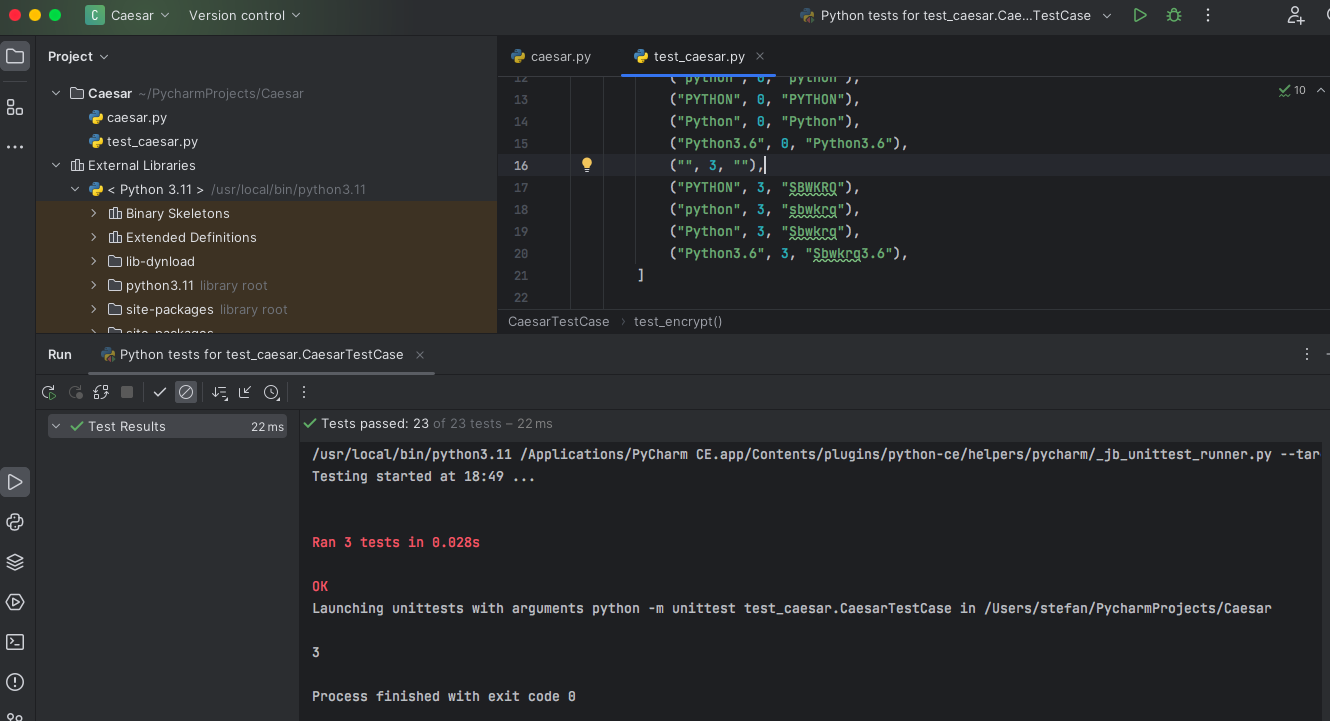
#> input picture homework_2/Caesar_test.png, 1330 x 721 px, given in place of cat.mp4, which was not available
$ jupyter execute 'Обработка_видео.ipynb'   (text cells are left out)
#> lines starting #> are read from the running program, lines starting #| are printed output that depends on the picture; pictures that were not available may be replaced by others from this repository, and a replacement may not be noted
[cell 1]
import cv2
from IPython.display import display, clear_output
import numpy as np

[cell 2]
video_path = 'cat.mp4'
cap = cv2.VideoCapture(video_path)

# Проверяем, удалось ли открыть файл
if not cap.isOpened():
    print("Ошибка: Не удалось открыть видеофайл.")
else:
    try:
        # Создаем объект VideoWriter для сохранения видео
        frame_width = int(cap.get(cv2.CAP_PROP_FRAME_WIDTH))
        frame_height = int(cap.get(cv2.CAP_PROP_FRAME_HEIGHT))
        fps = int(cap.get(cv2.CAP_PROP_FPS))
        out = cv2.VideoWriter('contour.mp4', cv2.VideoWriter_fourcc(*'mp4v'), fps, (frame_width, frame_height))

        # Обработка и отображение каждого кадра
        while cap.isOpened():
            ret, frame = cap.read()
#> frame is the input picture: shape (721, 1330, 3); mean B, G, R 43.7, 42.1, 41
            if not ret:
                break

            # Преобразуем кадр в оттенки серого
            gray = cv2.cvtColor(frame, cv2.COLOR_BGR2GRAY)

            # Применяем операцию оконтуривания (контурный алгоритм Canny)
            edges = cv2.Canny(gray, 50, 150)
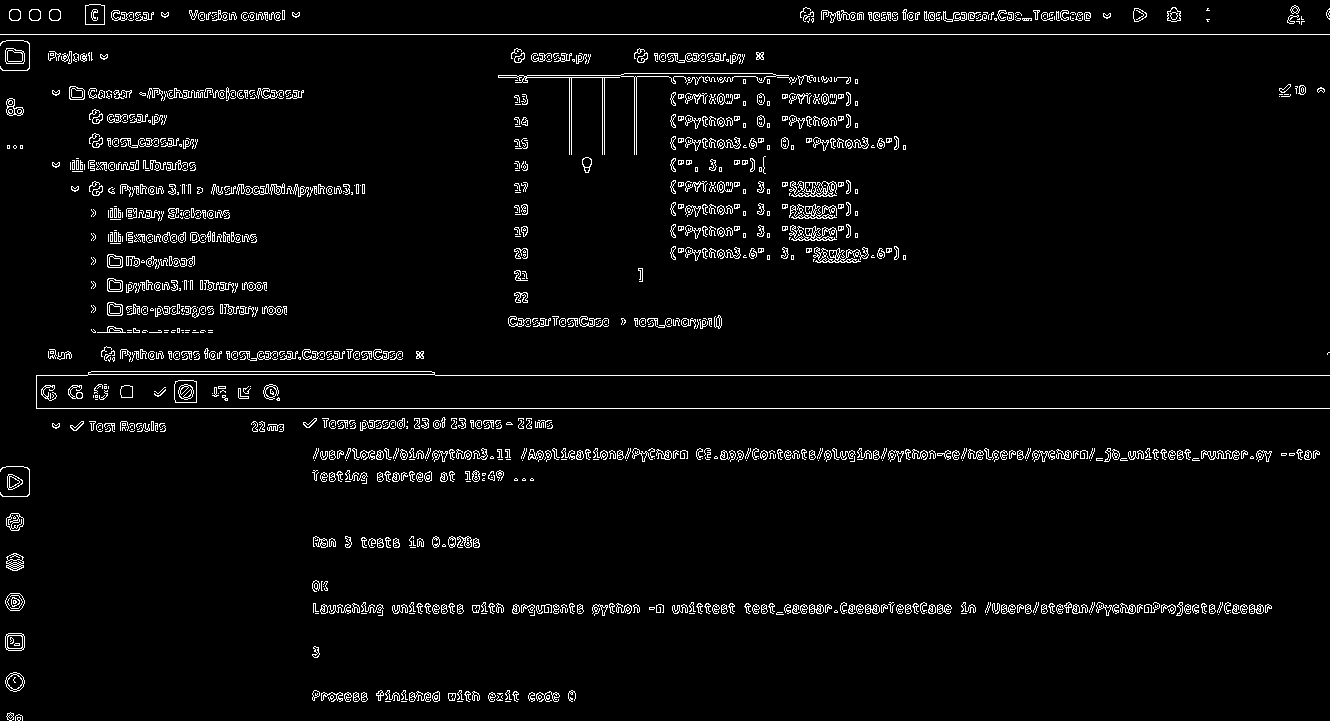
#> edges: shape (721, 1330); 3.8% white in thin lines or dots

            # Преобразуем обнаруженные границы в цветное изображение
            edges_color = cv2.cvtColor(edges, cv2.COLOR_GRAY2BGR)
#> edges_color: shape (721, 1330, 3); 3.8% white in thin lines or dots

            # Записываем обработанный кадр в файл
            out.write(edges_color)

            # Отображаем кадр в блокноте
            display(np.hstack([frame, edges_color]))
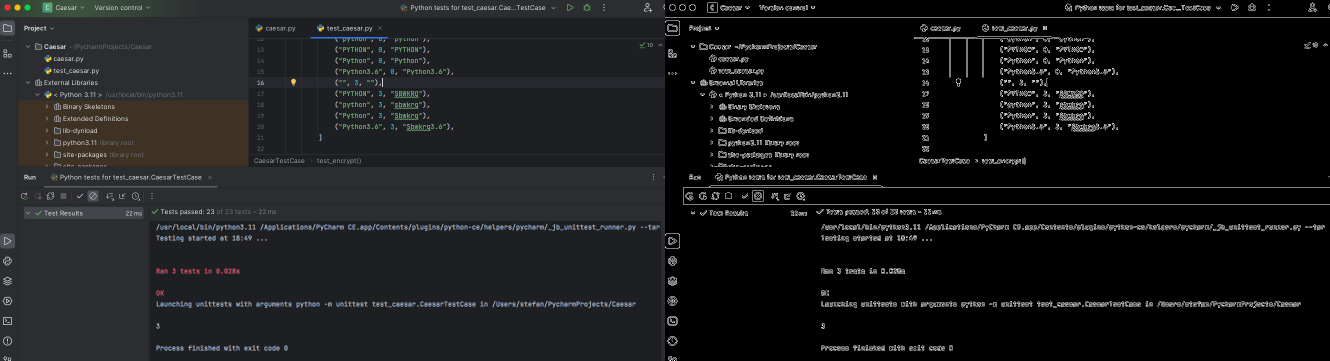
#> shown: shape (721, 2660, 3) (shown at 1/2 size); mean B, G, R 26.6, 25.9, 25.3
            clear_output(wait=True)

    finally:
        # Освобождаем ресурсы
        cap.release()
        out.release()

$ run again, on homework_2/Viginere_test.png
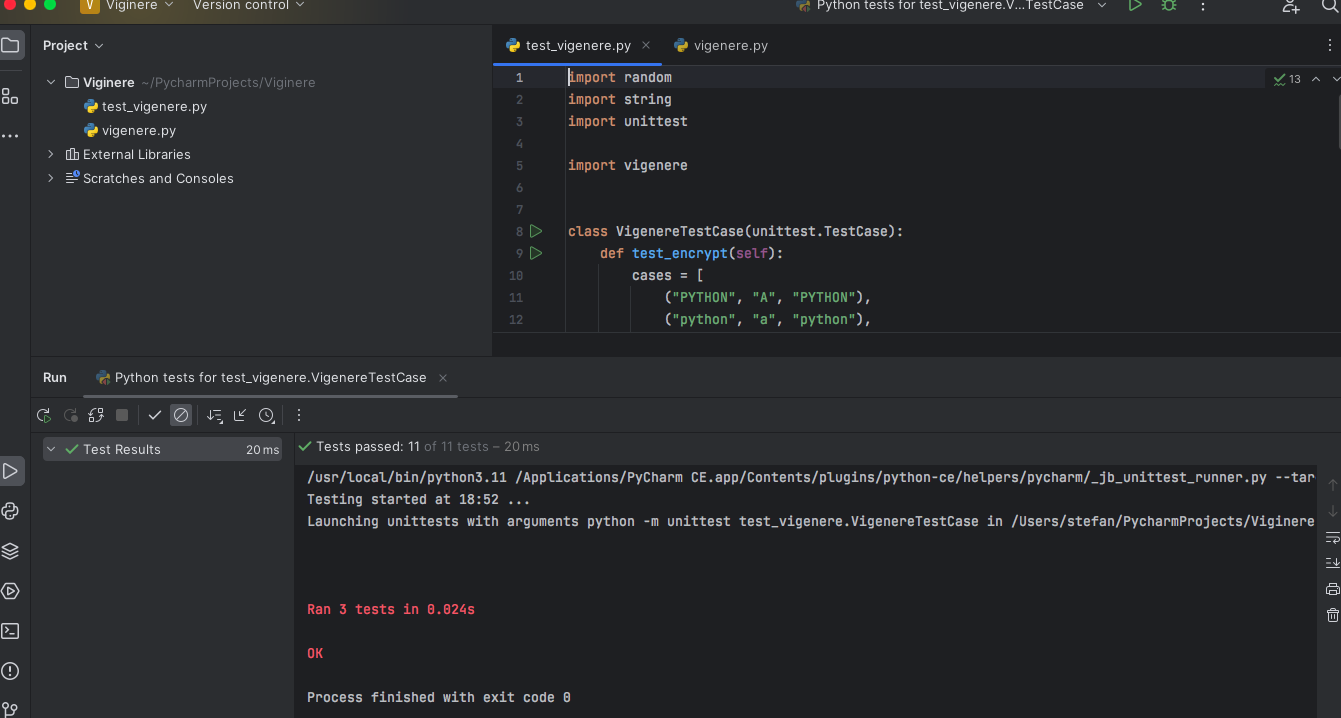
#> input picture homework_2/Viginere_test.png, 1341 x 718 px, given in place of cat.mp4, which was not available
#> frame is the input picture: shape (718, 1341, 3); mean B, G, R 44.1, 41.2, 39.8
#> `edges = cv2.Canny(gray, 50, 150)`:
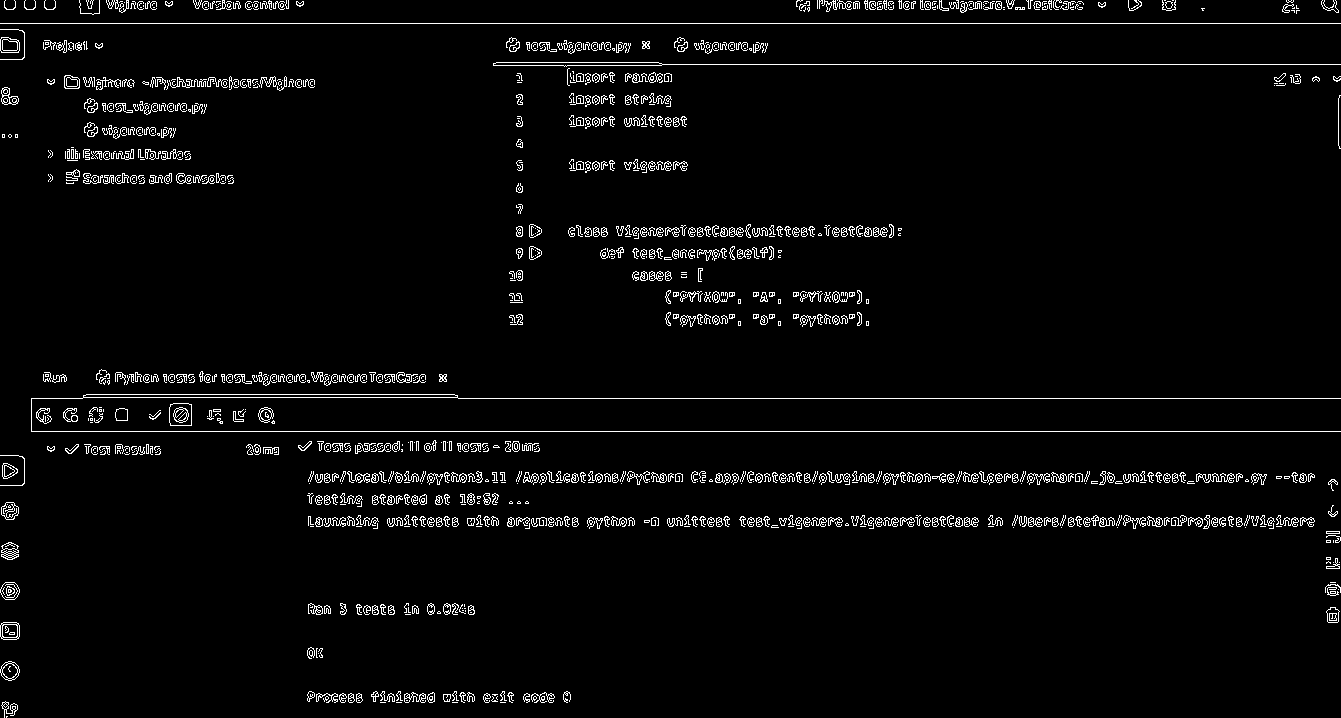
#> edges: shape (718, 1341); 3.3% white in thin lines or dots
#> edges_color: shape (718, 1341, 3); 3.3% white in thin lines or dots
#> `display(np.hstack([frame, edges_color]))`:
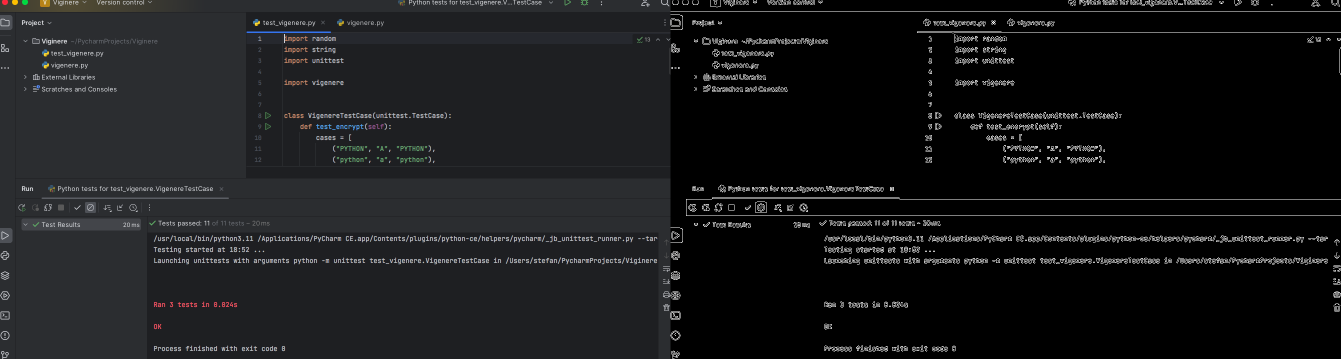
#> shown: shape (718, 2682, 3) (shown at 1/2 size); mean B, G, R 26.3, 24.8, 24.2
